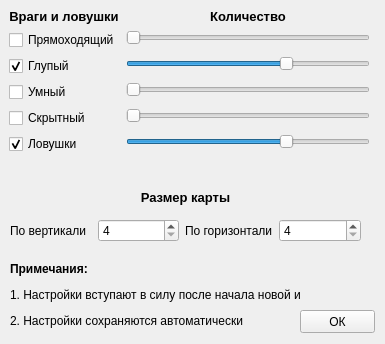
<?xml version="1.0" encoding="UTF-8"?>
<ui version="4.0">
 <class>FormSettings</class>
 <widget class="QWidget" name="FormSettings">
  <property name="geometry">
   <rect>
    <x>0</x>
    <y>0</y>
    <width>385</width>
    <height>344</height>
   </rect>
  </property>
  <property name="acceptDrops">
   <bool>false</bool>
  </property>
  <property name="windowTitle">
   <string>Настройки</string>
  </property>
  <widget class="QWidget" name="formLayoutWidget">
   <property name="geometry">
    <rect>
     <x>9</x>
     <y>9</y>
     <width>361</width>
     <height>160</height>
    </rect>
   </property>
   <layout class="QFormLayout" name="formLayout">
    <item row="0" column="0">
     <widget class="QLabel" name="label">
      <property name="text">
       <string>&lt;html&gt;&lt;head/&gt;&lt;body&gt;&lt;p align=&quot;center&quot;&gt;&lt;span style=&quot; font-size:10pt; font-weight:600;&quot;&gt;Враги и ловушки&lt;/span&gt;&lt;/p&gt;&lt;/body&gt;&lt;/html&gt;</string>
      </property>
     </widget>
    </item>
    <item row="0" column="1">
     <widget class="QLabel" name="label_2">
      <property name="text">
       <string>&lt;html&gt;&lt;head/&gt;&lt;body&gt;&lt;p align=&quot;center&quot;&gt;&lt;span style=&quot; font-size:10pt; font-weight:600;&quot;&gt;Количество&lt;/span&gt;&lt;/p&gt;&lt;/body&gt;&lt;/html&gt;</string>
      </property>
     </widget>
    </item>
    <item row="1" column="0">
     <widget class="QCheckBox" name="checkBoxStraightForwardEnemy">
      <property name="text">
       <string>Прямоходящий</string>
      </property>
     </widget>
    </item>
    <item row="1" column="1">
     <widget class="QSlider" name="countStraightForwardEnemies">
      <property name="maximum">
       <number>15</number>
      </property>
      <property name="orientation">
       <enum>Qt::Horizontal</enum>
      </property>
     </widget>
    </item>
    <item row="2" column="0">
     <widget class="QCheckBox" name="checkBoxStupidEnemy">
      <property name="enabled">
       <bool>true</bool>
      </property>
      <property name="text">
       <string>Глупый</string>
      </property>
      <property name="checked">
       <bool>true</bool>
      </property>
     </widget>
    </item>
    <item row="2" column="1">
     <widget class="QSlider" name="countStupidEnemies">
      <property name="maximum">
       <number>15</number>
      </property>
      <property name="value">
       <number>10</number>
      </property>
      <property name="orientation">
       <enum>Qt::Horizontal</enum>
      </property>
     </widget>
    </item>
    <item row="3" column="0">
     <widget class="QCheckBox" name="checkBoxSmartEnemy">
      <property name="text">
       <string>Умный</string>
      </property>
     </widget>
    </item>
    <item row="3" column="1">
     <widget class="QSlider" name="countSmartEnemies">
      <property name="maximum">
       <number>15</number>
      </property>
      <property name="orientation">
       <enum>Qt::Horizontal</enum>
      </property>
     </widget>
    </item>
    <item row="4" column="0">
     <widget class="QCheckBox" name="checkBoxSecretiveEnemy">
      <property name="text">
       <string>Скрытный</string>
      </property>
     </widget>
    </item>
    <item row="4" column="1">
     <widget class="QSlider" name="countSecretiveEnemies">
      <property name="maximum">
       <number>15</number>
      </property>
      <property name="orientation">
       <enum>Qt::Horizontal</enum>
      </property>
     </widget>
    </item>
    <item row="5" column="0">
     <widget class="QCheckBox" name="checkBoxTraps">
      <property name="text">
       <string>Ловушки           </string>
      </property>
      <property name="checked">
       <bool>true</bool>
      </property>
     </widget>
    </item>
    <item row="5" column="1">
     <widget class="QSlider" name="countTraps">
      <property name="maximum">
       <number>15</number>
      </property>
      <property name="value">
       <number>10</number>
      </property>
      <property name="orientation">
       <enum>Qt::Horizontal</enum>
      </property>
     </widget>
    </item>
   </layout>
  </widget>
  <widget class="QWidget" name="horizontalLayoutWidget">
   <property name="geometry">
    <rect>
     <x>10</x>
     <y>210</y>
     <width>351</width>
     <height>41</height>
    </rect>
   </property>
   <layout class="QHBoxLayout" name="horizontalLayout">
    <item>
     <widget class="QLabel" name="label_3">
      <property name="text">
       <string>По вертикали</string>
      </property>
     </widget>
    </item>
    <item>
     <widget class="QSpinBox" name="editer_size_y">
      <property name="minimum">
       <number>4</number>
      </property>
     </widget>
    </item>
    <item>
     <widget class="QLabel" name="label_4">
      <property name="text">
       <string>По горизонтали</string>
      </property>
     </widget>
    </item>
    <item>
     <widget class="QSpinBox" name="editer_size_x">
      <property name="minimum">
       <number>4</number>
      </property>
     </widget>
    </item>
   </layout>
  </widget>
  <widget class="QLabel" name="label_5">
   <property name="geometry">
    <rect>
     <x>130</x>
     <y>190</y>
     <width>111</width>
     <height>16</height>
    </rect>
   </property>
   <property name="text">
    <string>&lt;html&gt;&lt;head/&gt;&lt;body&gt;&lt;p align=&quot;center&quot;&gt;&lt;span style=&quot; font-size:10pt; font-weight:600;&quot;&gt;Размер карты&lt;/span&gt;&lt;/p&gt;&lt;/body&gt;&lt;/html&gt;</string>
   </property>
  </widget>
  <widget class="QPushButton" name="btn_ok">
   <property name="geometry">
    <rect>
     <x>300</x>
     <y>310</y>
     <width>75</width>
     <height>23</height>
    </rect>
   </property>
   <property name="text">
    <string>ОК</string>
   </property>
  </widget>
  <widget class="QLabel" name="label_6">
   <property name="geometry">
    <rect>
     <x>10</x>
     <y>260</y>
     <width>291</width>
     <height>71</height>
    </rect>
   </property>
   <property name="text">
    <string>&lt;html&gt;&lt;head/&gt;&lt;body&gt;&lt;p&gt;&lt;span style=&quot; font-weight:600;&quot;&gt;Примечания:&lt;/span&gt;&lt;/p&gt;&lt;p&gt;1. Настройки вступают в силу после начала новой игры&lt;/p&gt;&lt;p&gt;2. Настройки сохраняются автоматически&lt;/p&gt;&lt;/body&gt;&lt;/html&gt;</string>
   </property>
  </widget>
 </widget>
 <resources/>
 <connections/>
</ui>
